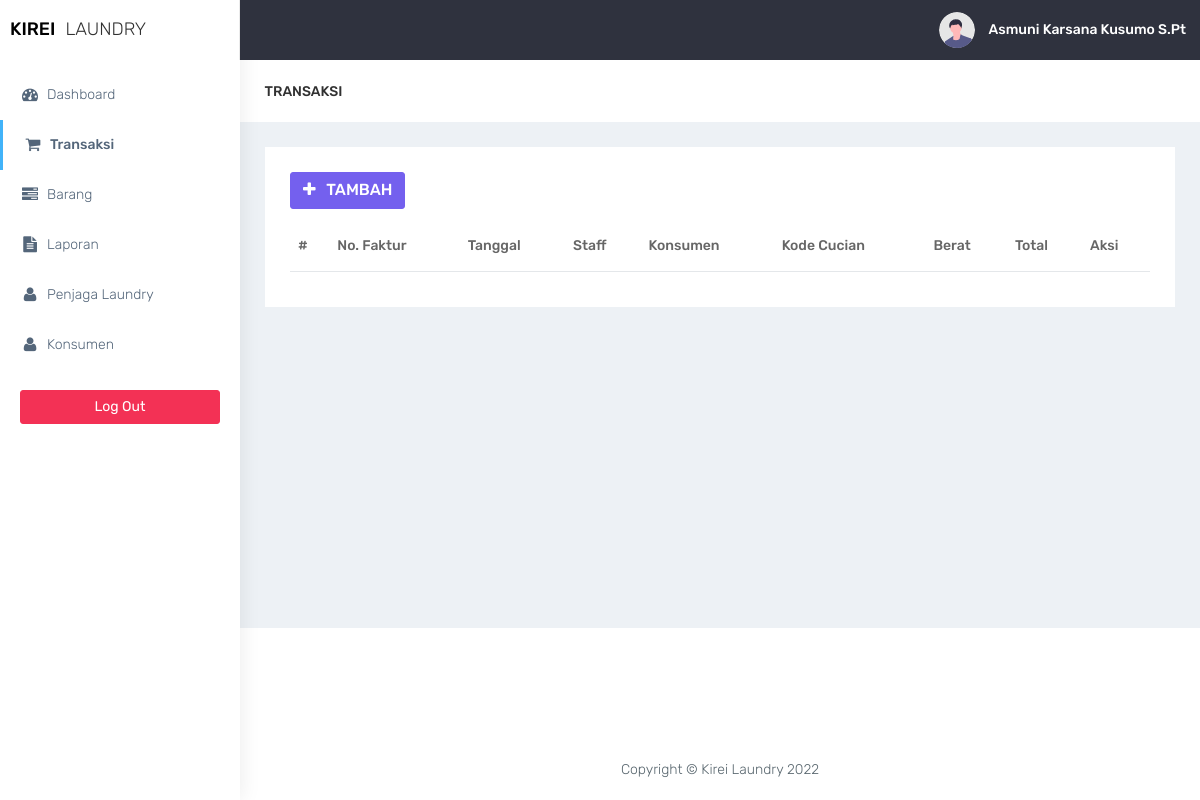
Page /transaksi/transaksi.php (signed in) on the earlier database version.
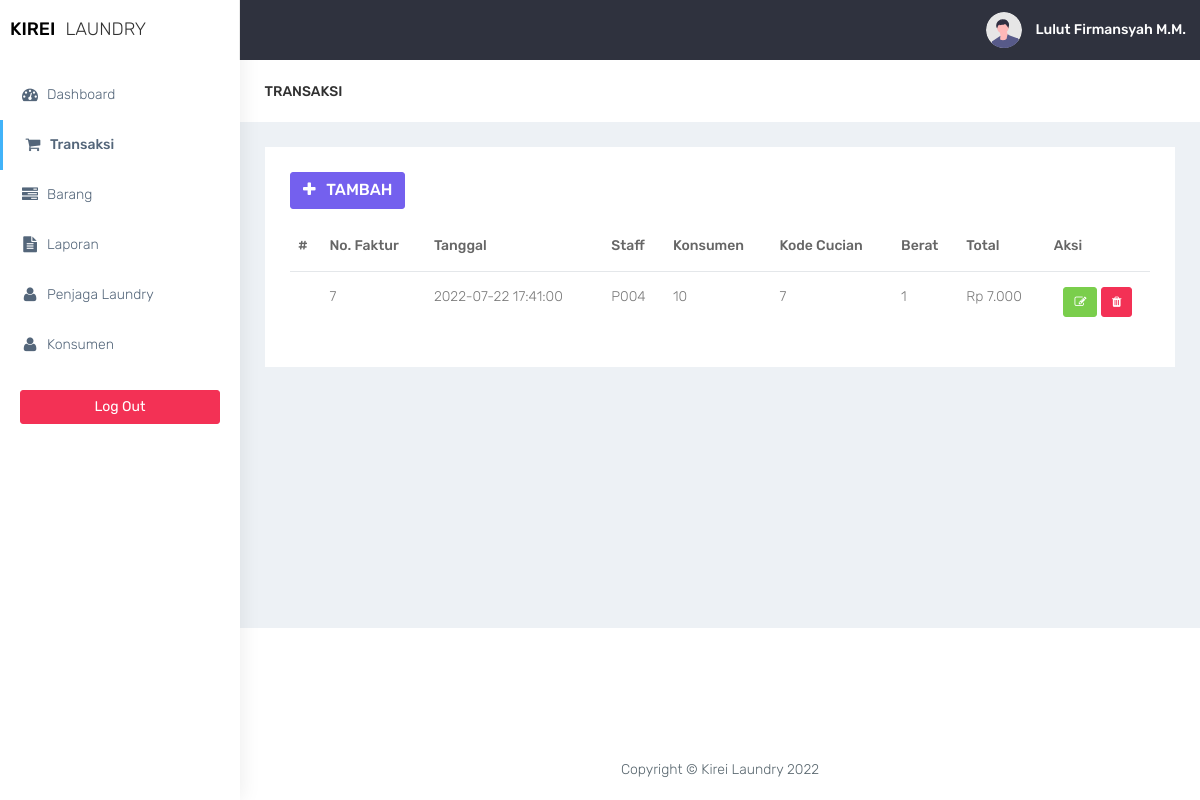
Same page on the later database version.
### tables this page shows
CREATE TABLE `transaksi` (
  `no_faktur` int(11) NOT NULL,
  `tgl` datetime DEFAULT NULL,
  `id_pegawai` varchar(5) DEFAULT NULL,
  `id_konsumen` int(11) DEFAULT NULL,
  `kd_cucian` int(11) DEFAULT NULL,
  `layanan` enum('regular','one_day','express','') NOT NULL,
  `berat` int(11) DEFAULT NULL,
  `total` int(11) DEFAULT NULL
);

### transaksi/transaksi.php (the view, shortened to what the changed rows need)
<?php
require '../functions.php';
require '../layout/layout_header.php';
if (isset($_POST['keyword'])) {
    $keyword = $_POST['keyword'];
    $data = mysqli_query($conn, "SELECT * FROM transaksi WHERE invoice lIKE '%" . $keyword . "%'
                               OR tgl LIKE '%" . $keyword . "%'
                                OR nm_karyawan LIKE '%" . $keyword . "%'
                                OR nm_pelanggan LIKE '%" . $keyword . "%'
                                OR nm_menu LIKE '%" . $keyword . "%'
                                OR harga LIKE '%" . $keyword . "%'
                                OR jumlah LIKE '%" . $keyword . "%'
                                OR total LIKE '%" . $keyword . "%'");
} else {
    $data = mysqli_query($conn, "SELECT * FROM transaksi");
}
?>
<div class="container-fluid">
    <div class="row">
        <div class="col-md-12 col-lg-12 col-sm-12 col-xs-12">
            <div class="white-box">
                <div class="table-responsive">
                    <table class="table thead-dark" id="table">
                        <thead>
                            <tr>
                                <th>#</th>
                                <th>No. Faktur</th>
                                <th>Tanggal</th>
                                <th>Staff</th>
                                <th>Konsumen</th>
                                <th>Kode Cucian</th>
                                <th>Berat</th>
                                <th>Total</th>
                                <th>Aksi</th>
                            </tr>
                        </thead>
                        <tbody>
                            <?php foreach ($data as $transaksi) : ?>
                                <tr>
                                    <td></td>
                                    <td><?= $transaksi['no_faktur']; ?></td>
                                    <td><?= $transaksi['tgl']; ?></td>
                                    <td><?= $transaksi['id_pegawai']; ?></td>
                                    <td><?= $transaksi['id_konsumen']; ?></td>
                                    <td><?= $transaksi['kd_cucian']; ?></td>
                                    <td><?= $transaksi['berat']; ?></td>
                                    <td>Rp <?= number_format($transaksi['total'], 0, ',', '.'); ?></td>
                                    <td align="center">
                                            <a href="transaksi-form-edit.php?no_faktur=<?= $transaksi['no_faktur']; ?>" class="btn btn-success btn-sm " title="Ubah">
                                                    <i class="fa fa-pencil-square-o"></i>
                                                </a>
                                            <a href="transaksi-hapus.php?no_faktur=<?= $transaksi['no_faktur'];?>"  class="btn btn-danger btn-sm delete-data">
                                            <i class="fa fa-trash"></i></a>
                                    </td>
                                </tr>
                            <?php endforeach; ?>
                        </tbody>
                    </table>
                </div>
            </div>
        </div>
    </div>
</div>
<?php
require '../layout/layout_footer.php';
?>

### layout/layout_header.php (shortened to what the changed rows need)
<!DOCTYPE html>
<html lang="en">
<head>
    <link href="../assets/bootstrap/dist/css/bootstrap.min.css" rel="stylesheet">
    <link href="../assets/plugins/bower_components/sidebar-nav/dist/sidebar-nav.min.css" rel="stylesheet">
    <link href="../assets/plugins/bower_components/toast-master/css/jquery.toast.css" rel="stylesheet">
    <link href="../assets/plugins/bower_components/morrisjs/morris.css" rel="stylesheet">
    <link href="../assets/plugins/bower_components/chartist-js/dist/chartist.min.css" rel="stylesheet">
    <link href="../assets/plugins/bower_components/chartist-plugin-tooltip-master/dist/chartist-plugin-tooltip.css" rel="stylesheet">
    <link href="../assets/css/animate.css" rel="stylesheet">
    <link href="../assets/css/style.css" rel="stylesheet">
    <link href="../assets/css/colors/default.css" id="theme" rel="stylesheet">
    <link rel="stylesheet" type="text/css" href="../assets/DataTables/datatables.min.css" />
</head>
<body class="fix-header">
    <div id="wrapper">
        <nav class="navbar navbar-default navbar-static-top m-b-0">
            <div class="navbar-header">
                <ul class="nav navbar-top-links navbar-right pull-right">
                    <li>
                        <a class="profile-pic" href="#"> <img src="../assets/images/avatar.svg" alt="user-img" width="36" class="img-circle">
                            <b class="hidden-xs"><?= $_SESSION['nm_pegawai']; ?></b></a>
                    </li>
                </ul>
            </div>
        </nav>
        <div id="page-wrapper">

Differences in the rows shown:
added transaksi: no_faktur "7", tgl "2022-07-22 17:41:00", id_pegawai "P004", id_konsumen "10", kd_cucian "7", berat "1", total "7.000"
Other differences:
$_SESSION['nm_pegawai']: "Asmuni Karsana Kusumo S.Pt" → "Lulut Firmansyah M.M."
